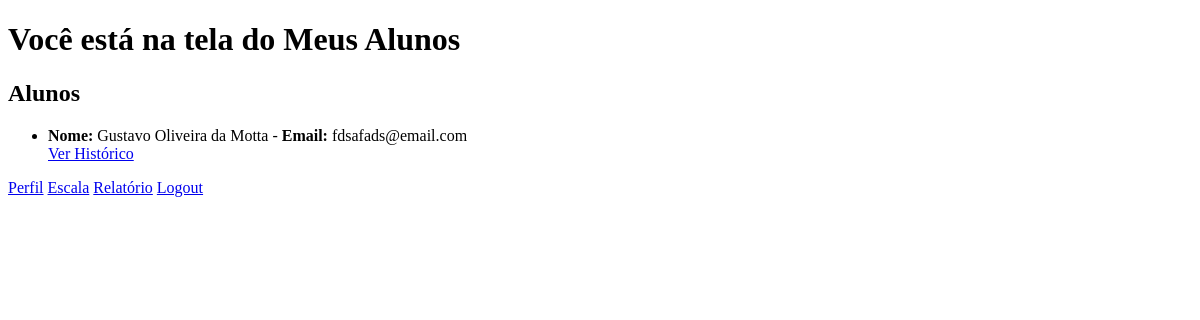
/meus_alunos/ (signed in), run on an earlier commit of the app's database.
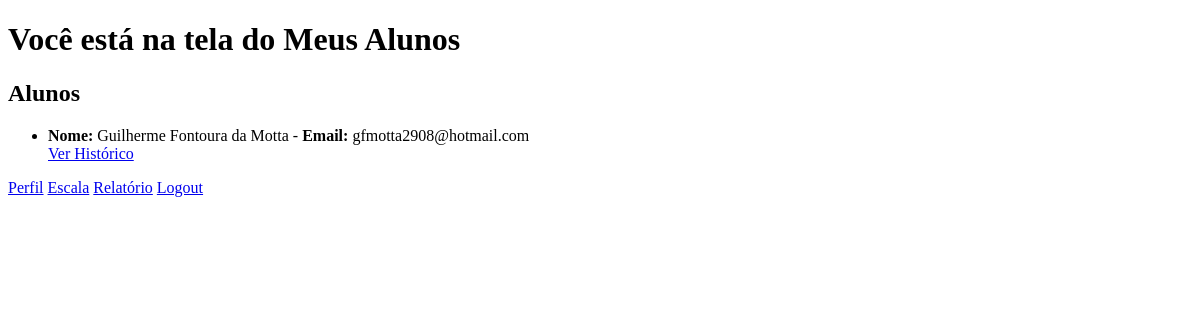
And on a later commit of the database.
### EscalaPoms/models.py (models this page shows, shortened)
class Aluno(models.Model):
    treinador = models.ForeignKey(
        Treinador,
        on_delete=models.CASCADE,
        related_name='alunos'
    )
    cpf = models.CharField(
        max_length=11,
        primary_key=True,
        unique=True,
        help_text="Digite somente os números do CPF"
    )
    nome = models.CharField(max_length=100)
    email = models.EmailField(unique=True)
    senha = models.CharField(max_length=128)
    genero = models.CharField(
        max_length=10,
        choices=[('M', 'Masculino'), ('F', 'Feminino')]
    )
    num_telefone = models.CharField(
        max_length=100,
        null=True,
        blank=True,
        help_text="Número de telefone"
    )

### EscalaPoms/backends.py (the view)
    def _wrapped_view(request, *args, **kwargs):
        if not request.user.is_authenticated:
            return redirect('login')
        cpf = re.sub(r'\D', '', request.user.username)
        if not Treinador.objects.filter(cpf=cpf).exists():
            raise PermissionDenied
        return view_func(request, *args, **kwargs)

### EscalaPoms/views.py (called while the page is built)
@login_required
@treinador_required
def meus_alunos(request):
    treinador = get_object_or_404(Treinador, cpf=request.user.username)
    alunos = Aluno.objects.filter(treinador=treinador)
    return render(request, 'EscalaPoms/meus_alunos.html', {'alunos': alunos})

### EscalaPoms/templates/EscalaPoms/meus_alunos.html (shortened to what this page needs)
{% load static %}
<!DOCTYPE html>
<html lang="pt">
<head>
</head>
<body>
  <h1>Você está na tela do Meus Alunos</h1>
  <h2>Alunos</h2>
  <ul>
    {% for aluno in alunos %}
      <li>
        <strong>Nome:</strong> {{ aluno.nome }} - <strong>Email:</strong> {{ aluno.email }} <br>
        <a href="{% url 'historico_aluno' aluno.cpf %}">Ver Histórico</a>
      </li>
    {% empty %}
      <li>Nenhum aluno encontrado.</li>
    {% endfor %}
  </ul>
  <div>
    <a href="{% url 'perfil' %}" class="btn-back">Perfil</a>
    <a href="{% url 'escala' %}" class="btn-back">Escala</a>
    <a href="{% url 'relatorio' %}" class="btn-back">Relatório</a>
    <a href="{% url 'logout' %}" class="btn-back">Logout</a>
  </div>
</body>
</html>

What changed in the data, as far as the page shows it:
removed Aluno: nome "Gustavo Oliveira da Motta", email "fdsafads@email.com"
added Aluno: nome "Guilherme Fontoura da Motta", email "gfmotta2908@hotmail.com"
